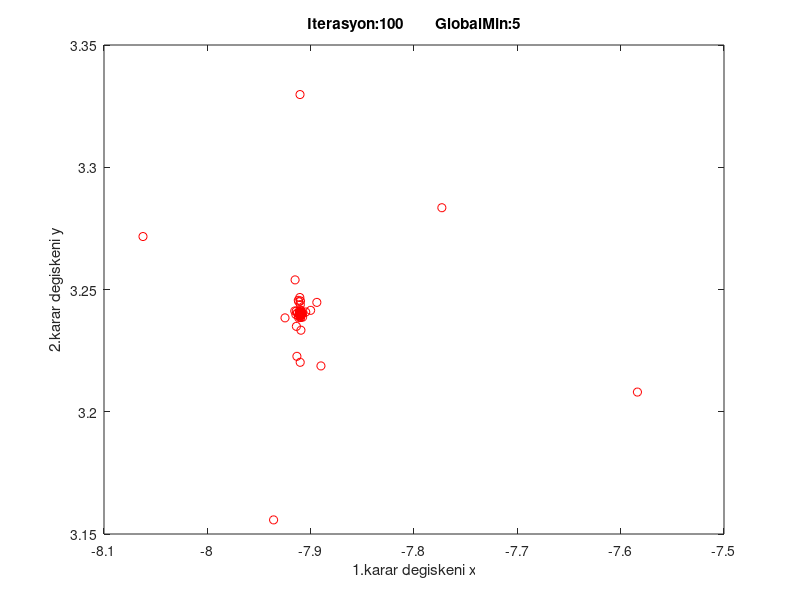

The MATLAB script that drew this image:
% PSO KODU

%% PSO'ya ait degerler
N = 100; % surudeki parcacik sayisi
c1 = 2; c2 = 2;
inertiaMax = 0.9; % ilk iterasyondaki inertia degeri
inertiaMin = 0.4; % son iterasyondaki inertia degeri
%%
%% Calisma Kriterleri
maxIterasyon = 100;
ust = 10; % Arama uzayinin ust siniridir.
alt = -10; % Arama uzayinin alt siniridir.
D = 2; % problem boyutu
%%

% Parcaciklarin baslangic konumlarini rastgele uret
particle = rand(N,2)*(ust-alt)+alt;
v = zeros(N,D);

plot(particle(:,1), particle(:,2),'ro'); % parcaciklarin konumlarini goster

for i=1:N
% amac fonksiyonunu (Objective Value (ObjVal) hesapla)
ObjVal(i) = (particle(i,1) +7.91)^2 + (particle(i,2) - 3.24)^2 + 5; 
end

%Lokal bestleri atama
lbest_pos = particle; % local best pozisyonu
lbest_obj = ObjVal;

% Global Best degeri atama
[gbest_obj, indis] = min(ObjVal);
gbest_pos = particle(indis,:);

%% Iterasyonlar Basliyor

iter = 1;

while iter <= maxIterasyon
    inertia = inertiaMax - ((inertiaMax-inertiaMin)/maxIterasyon)*iter;
    
    for i=1:N
        v(i,:) = inertia*v(i,:) + c1*rand(1,D).*(lbest_pos(i,:)-particle(i,:)) + ...
                                  c2*rand(1,D).*(gbest_pos - particle(i,:));
                              
        v(i,:)= min(v(i,:), ust); % ust sinir kontrolu yapiliyor
        v(i,:)= max(v(i,:), alt); % alt sinir kontrolu yapiliyor
        
        particle(i,:) = particle(i,:) + v(i,:);
        
        particle(i,:) = min(particle(i,:), ust);% ust sinir kontrolu yapiliyor
        particle(i,:) = max(particle(i,:), alt);% alt sinir kontrolu yapiliyor
        
        ObjVal(i) = (particle(i,1) +7.91)^2 + (particle(i,2) - 3.24)^2 + 5;
        
        % LBest Guncelleme
        if ObjVal(i) < lbest_obj(i)
            lbest_pos(i,:) = particle(i,:);
            lbest_obj(i) = ObjVal(i);
        end    
        
    end % N dongusu
    
    % GBest degeri guncelleme
    [obj, indis] = min(ObjVal);
    if gbest_obj > obj
        gbest_pos = particle(indis,:);
        gbest_obj = obj;
    end
    
    display(['iterasyon:' num2str(iter), ' Obj:' num2str(gbest_obj)]);    
    
    plot(particle(:,1), particle(:,2),'ro'); % parcaciklarin konumlarini goster
    xlabel('1.karar degiskeni x'); ylabel('2.karar degiskeni y');
    title(strcat('Iterasyon:', int2str(iter), '        GlobalMin: ', num2str(gbest_obj)));
    pause(0.5);
    iter = iter +1;
end









